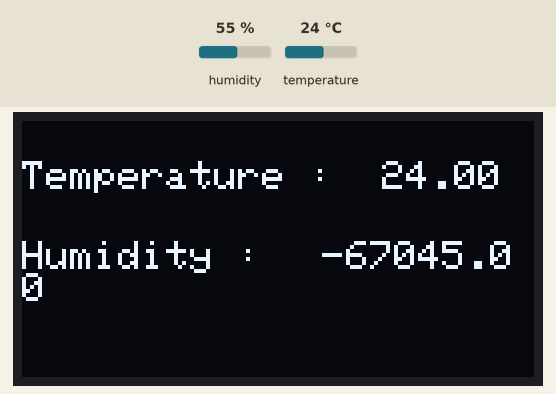
Recording of a sketch running on a simulated Arduino Uno, built with avr-gcc and run on an emulated ATmega328P. Parts: 128×64 one-colour display. The test bench sets the inputs (shaded band); at power-on: humidity 55 %, temperature 24 °C. What the sketch prints to the serial monitor is not drawn.

Above: at 3.2 s.
3.3 s: humidity set to 22 %
At 5.0 s:
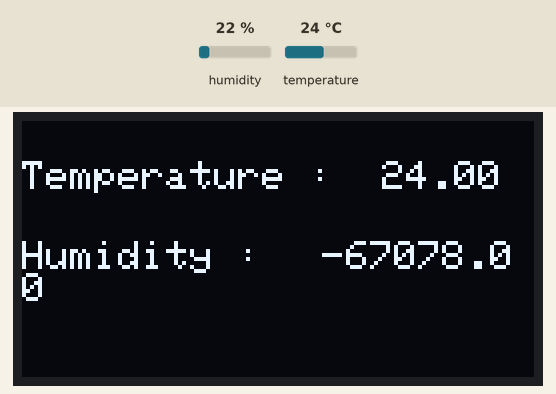
6.1 s: temperature set to 12 °C
At 7.1 s:
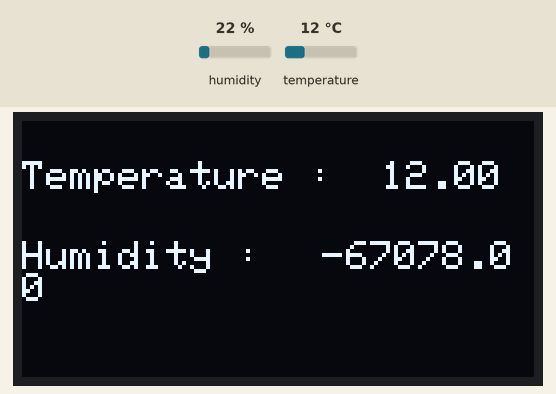
8.9 s: humidity set to 40 %
At 11.2 s:
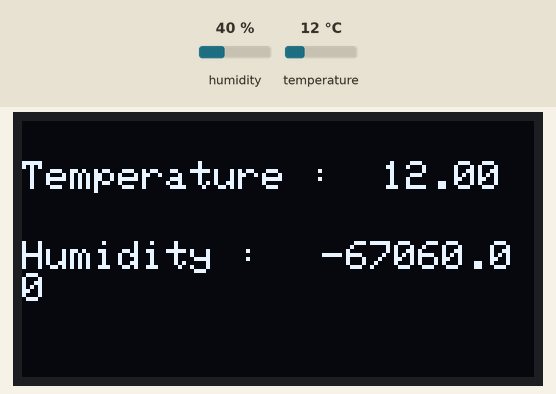
12.1 s: temperature set to 19 °C
Timing chart, 0 to 15.1 s (numbered marks = the images above; inputs shaded):
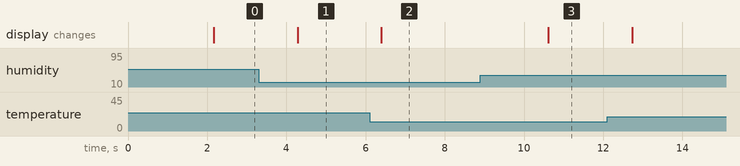

The sketch:

Lab7-1.ino
```cpp
#include <DHT.h>
#include <Wire.h>
#include <Adafruit_GFX.h>
#include <Adafruit_SSD1306.h>

#define SCREEN_WIDTH 128 // OLED display width, in pixels
#define SCREEN_HEIGHT 64 // OLED display height, in pixels

// Declaration for an SSD1306 display connected to I2C (SDA, SCL pins)
Adafruit_SSD1306 display(SCREEN_WIDTH, SCREEN_HEIGHT, &Wire, -1);
DHT dht;

float humidity;
float humid;

void setup() {
  Serial.begin(115200);

  Serial.println();
  Serial.println("Status\tHumidity (%)\tTemperature (C)");
  dht.setup(5);

  if(!display.begin(SSD1306_SWITCHCAPVCC, 0x3C)) { // Address 0x3D for 128x64
    Serial.println(F("SSD1306 allocation failed"));
    for(;;);
  }
  delay(2000);
  display.clearDisplay();

  display.setTextSize(1);
  display.setTextColor(WHITE);
  // Display static text
}

void loop() {
  // put your main code here, to run repeatedly:
  delay(100);
  display.clearDisplay();
  humidity = dht.getHumidity();
  Serial.println(humidity);
  float temp = dht.getTemperature();
  display.setCursor(0,10);
  display.print("Temperature : ");
  display.setCursor(90, 10);
  display.print(temp);
  display.setCursor(0,30);
  display.print("Humidity : ");
  display.setCursor(75, 30);
  humid = humidity - 6643800.00;
  humid = humidity - 67100.00;
  display.print(humid);
  display.display();
}
```

Measured:
- after the input at 3.3 s, the display: changes after 0.98 s (image 1)
- after the input at 6.1 s, the display: changes after 0.29 s (image 2)
- after the input at 8.9 s, the display: changes after 1.7 s (image 3)
